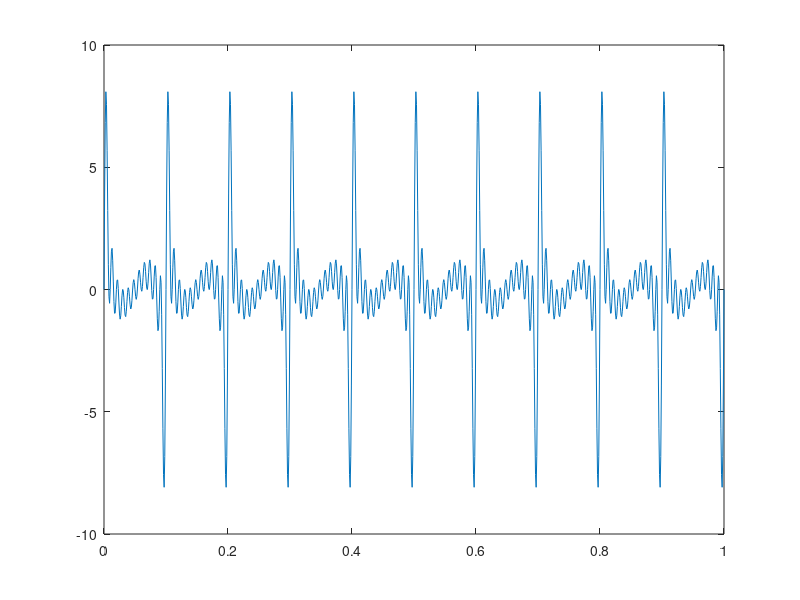
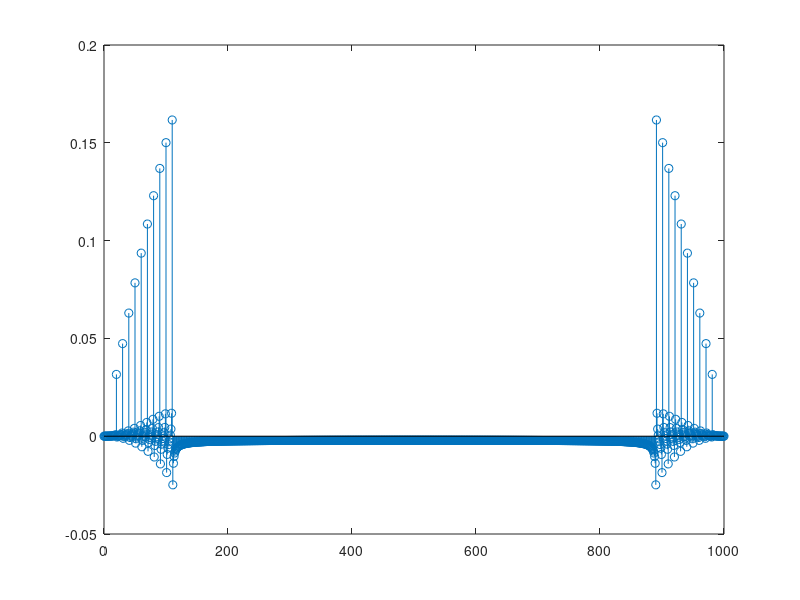
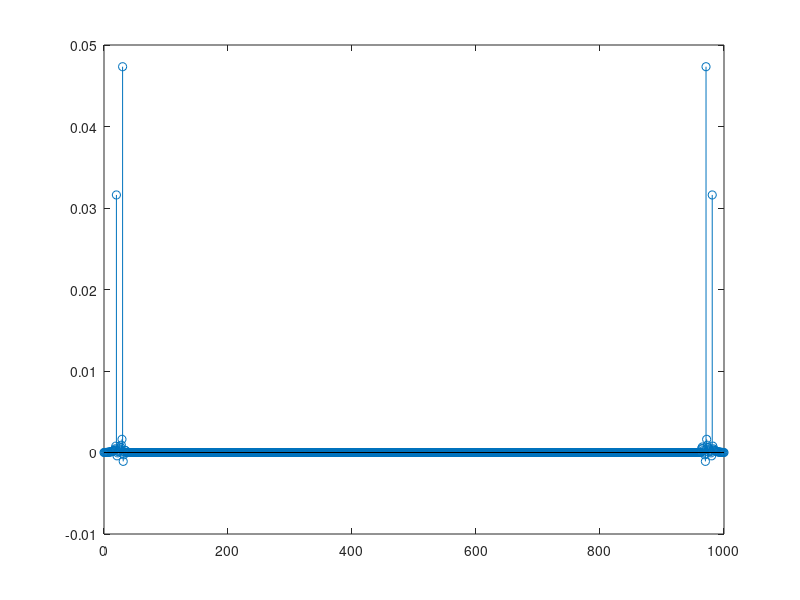
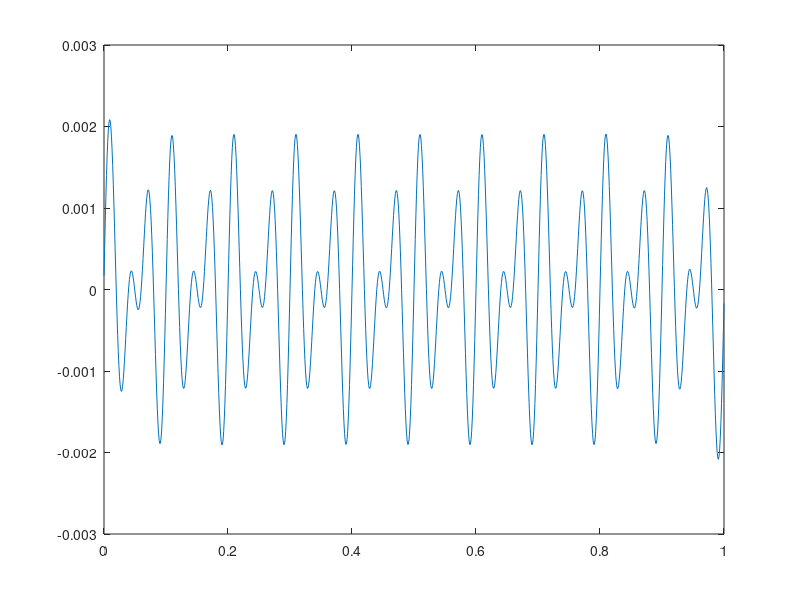

Write MATLAB code to recreate these figures, in order.
function [ a,t,ftemp ] = lab1(  )
%UNTITLED2 Summary of this function goes here
%   Detailed explanation goes here

a=20:10:110;
ts=0.0010;
t=0:ts:1;
[m,n]=size(t);
disp(m)
disp(n)
disp(a(1))
wave=zeros(10,n);
temp=zeros(1,n);
temp1=zeros(1,n);
for i=1:10
    for j=1:n
        wave(i,j)=sin((2*pi*a(i)*t(1,j)));
        temp(j)=wave(i,j);
        temp1(1,j)=temp1(1,j)+temp(1,j);
    end
%     figure
%     plot(t,temp);
end
figure
plot(t,temp1)
t=t';
temp1=temp1';
ftemp=fft(temp1);
ftemp=ftemp.*ts;
% ftemp=abs(ftemp);
j=0:1000;
j=j';
figure
stem(j,ftemp);

k=1:1001;
h=zeros(1001,1);

for i=1:1001
    if ((i<=35)||(i>=966))
        h(i)=1;
    end
    if((i==36)||(i==965))
        h(i)=0.5;
    end
end

final=ftemp.*h;

figure
stem(j,final);

h1=zeros(1001,1);
for i=1:1001
    if((i>15)&&(i<65))
        h1(i)=1;
    end
    if((i>936)&&(i<986))
            h1(i)=1;
    end
    if((i==15)||(i==65)||(i==936)||(i==986))
          h1(i)=0.5;
    end
    
end

final1=ftemp.*h1;
figure
stem(j,final1);

fi=ifft(final);
plot(t,fi)


end

